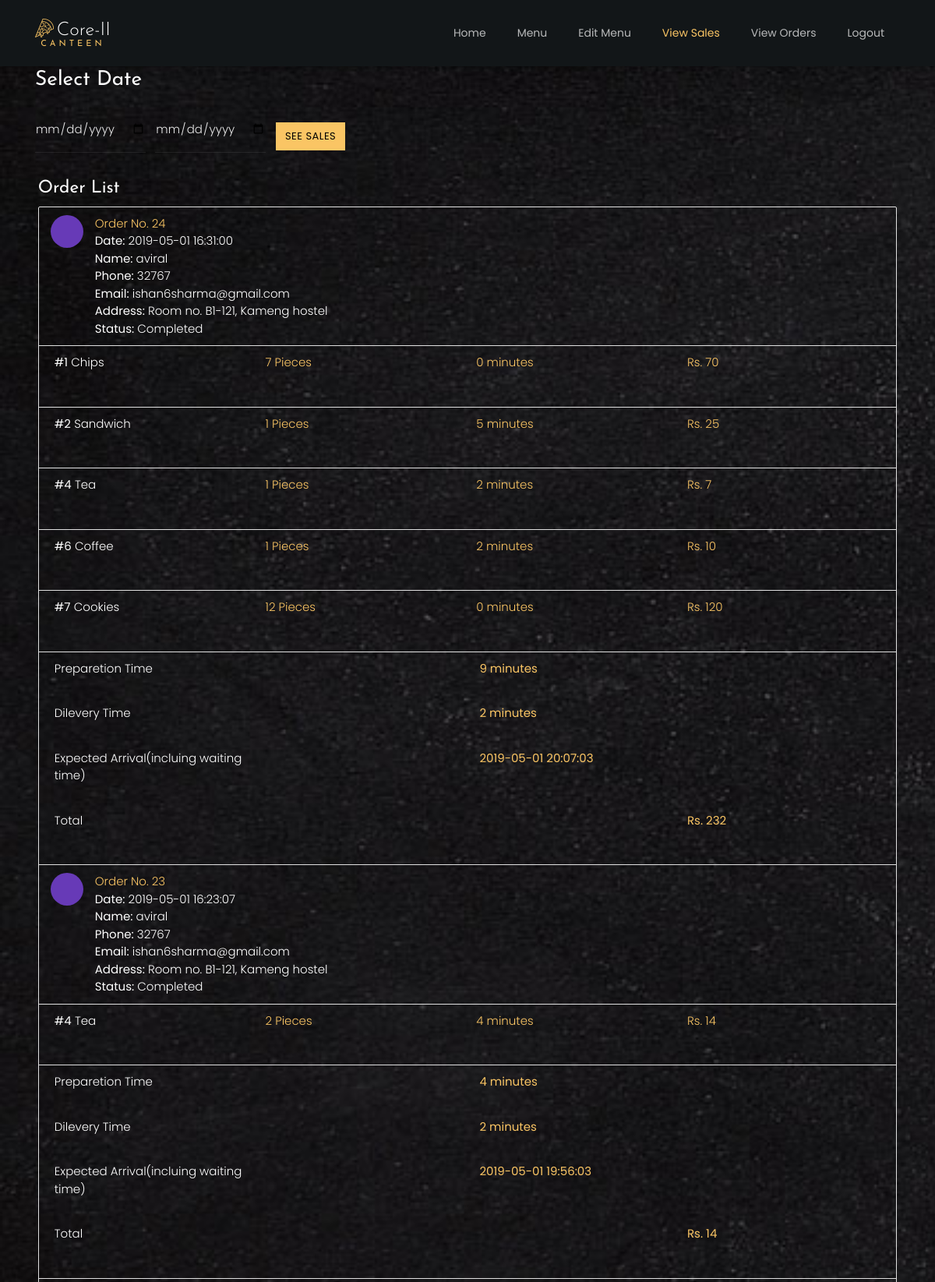
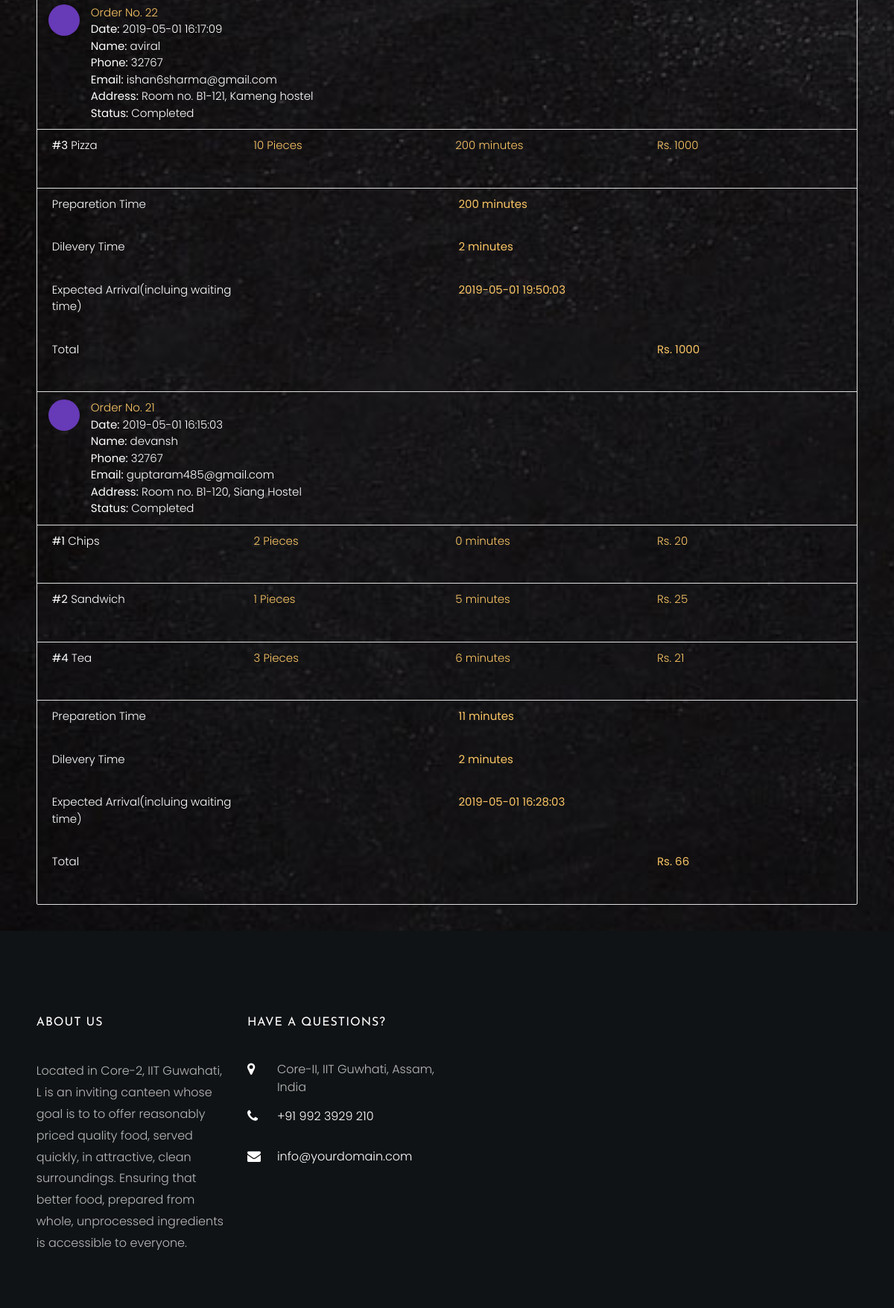
/users/order_admin.php (signed in, upper part), run on the app's committed database (2 pictures, top to bottom).
### tables this page shows
CREATE TABLE `orders` (
  `order_id` int(11) NOT NULL,
  `customer_id` int(11) NOT NULL,
  `address` longtext NOT NULL,
  `total` int(11) NOT NULL,
  `date` datetime NOT NULL DEFAULT CURRENT_TIMESTAMP,
  `duration` int(11) NOT NULL,
  `end_time` datetime DEFAULT NULL
);

CREATE TABLE `users` (
  `user_id` int(11) NOT NULL,
  `name` mediumtext NOT NULL,
  `email` mediumtext NOT NULL,
  `phone` smallint(6) NOT NULL,
  `address` mediumtext NOT NULL,
  `username` varchar(255) NOT NULL,
  `password` longtext NOT NULL
);

CREATE TABLE `order_details` (
  `id` int(11) NOT NULL,
  `order_id` int(11) NOT NULL,
  `item_id` int(11) NOT NULL,
  `quantity` int(11) NOT NULL,
  `price` int(11) NOT NULL,
  `duration` int(11) DEFAULT NULL
);

CREATE TABLE `items` (
  `item_id` int(11) NOT NULL,
  `name` mediumtext NOT NULL,
  `price` int(11) NOT NULL,
  `time` int(11) NOT NULL,
  `quantity` int(11) NOT NULL,
  `image` longblob NOT NULL,
  `info` longtext
);

### users/order_admin.php (the view, shortened to what this page needs)
<?php
  include '../includes/database.php';
?>
<!DOCTYPE html>
<html lang="en">
<head>   <title>Order List</title>
  <link href="css/materialize.min.css" type="text/css" rel="stylesheet" media="screen,projection">
  <link href="css/custom/custom.min.css" type="text/css" rel="stylesheet" media="screen,projection">
  <link href="js/plugins/perfect-scrollbar/perfect-scrollbar.css" type="text/css" rel="stylesheet" media="screen,projection">
    <link rel="stylesheet" href="css/open-iconic-bootstrap.min.css">
    <link rel="stylesheet" href="css/animate.css">
    <link rel="stylesheet" href="css/owl.carousel.min.css">
    <link rel="stylesheet" href="css/owl.theme.default.min.css">
    <link rel="stylesheet" href="css/magnific-popup.css">
    <link rel="stylesheet" href="css/aos.css">
    <link rel="stylesheet" href="css/ionicons.min.css">
    <link rel="stylesheet" href="css/bootstrap-datepicker.css">
    <link rel="stylesheet" href="css/jquery.timepicker.css">
    <link rel="stylesheet" href="css/flaticon.css">
    <link rel="stylesheet" href="css/icomoon.css">
    <link rel="stylesheet" href="css/style.css">
</head>
<body>
  <nav class="navbar navbar-expand-lg navbar-dark ftco_navbar bg-dark ftco-navbar-light" id="ftco-navbar">
        <div class="container">
                   <a class="navbar-brand" href="home.php"><span class="flaticon-pizza-1 mr-1"></span>Core-II<br><small>Canteen</small></a>
          <div class="collapse navbar-collapse" id="ftco-nav">
            <ul class="navbar-nav ml-auto">
                <li class="nav-item"><a href="home.php" class="nav-link">Home</a></li>
            <li class="nav-item"><a href="menu.php" class="nav-link">Menu</a></li>
            <li class="nav-item"><a href="edit_admin.php" class="nav-link">Edit Menu</a></li>
            <li class="nav-item active"><a href="order_admin.php" class="nav-link">View Sales</a></li>
            <li class="nav-item"><a href="order_queue.php" class="nav-link">View Orders</a></li>
            <li class="nav-item"><a href="../includes/logout.php" class="nav-link">Logout</a></li>
          </ul>
          </div>
          </div>
      </nav>
      <section id="content">
        <div class="container">
			<div id="work-collections" class="seaction">
            <h3 class="mb-3">Select Date</h3>
            <form action="../includes/filter_orders.php" method="POST">
              <div class="d-md-flex">
                <div class="form-group">
                  <input type="date" name="start_date" class="form-control" placeholder="From" >
                </div>&nbsp&nbsp&nbsp
                <div class="form-group">
                  <input type="date" name="end_date" class="form-control" placeholder="To" >
                </div>&nbsp&nbsp&nbsp
                <div class="form-group">
                <input type="submit" value="See Sales" style="margin-top: 20px " class="btn btn-primary ">
              </div>
              </div>
            </form>
					<?php
					if(isset($_GET['start'])) {
            $start = $_GET['start'];
            $end =  $_GET['end'];
            $sql = mysqli_query($conn, "SELECT * FROM orders WHERE (CAST(date AS DATE)>='$start') AND (CAST(date AS DATE)<='$end') ORDER BY date DESC ");
          }
          else{
					 $sql = mysqli_query($conn, "SELECT * FROM orders ORDER BY date DESC");
          }
						echo '<div class="row">
                			<div class="col-md-12">
                    			<h4 class="header">Order List</h4>
                    				<ul id="issues-collection" class="collection">';
					while($row = mysqli_fetch_array($sql))
					{
			            $current_date = date('Y-m-d H:i:s', time());
			            $order_date =  $row['date'];
			            $diff = abs(strtotime($current_date) - strtotime($order_date));
			            $customer_id = $row['customer_id'];
			            $sql_customer = mysqli_query($conn, "SELECT * FROM users WHERE user_id= '$customer_id'");
			            while($customer = mysqli_fetch_array($sql_customer)){
			              $customer_name = $customer['name'];
			              $customer_email = $customer['email'];
			              $customer_phone = $customer['phone'];
			            }
						echo '<li class="collection-item avatar">
                              <i class="mdi-content-content-paste deep-purple circle"></i>
                              <span class="collection-header">Order No. '.$row['order_id'].'</span>
                              <p><strong>Date:</strong> '.$row['date'].'</p>
                              <p><strong>Name:</strong> '.$customer_name.'</p>
                              <p><strong>Phone:</strong> '.$customer_phone.'</p>
                              <p><strong>Email:</strong> '.$customer_email.'</p>
							  <p><strong>Address: </strong>'.$row['address'].'</p>';
							  if($diff <= $row['duration']*60){
							  	echo '<p><strong>Status: </strong> Not Completed </p>';
							  }
							  else{
							  	echo '<p><strong>Status: </strong> Completed </p>';
							  }
							  echo '<a href="#" class="secondary-content"><i class="mdi-action-grade"></i></a>
                              </li>';
						$order_id = $row['order_id'];
						$sql1 = mysqli_query($conn, "SELECT * FROM order_details WHERE order_id = $order_id;");
						while($row1 = mysqli_fetch_array($sql1))
						{
							$item_id = $row1['item_id'];
							$sql2 = mysqli_query($conn, "SELECT * FROM items WHERE item_id = $item_id;");
							while($row2 = mysqli_fetch_array($sql2)){
								$item_name = $row2['name'];
							}
							echo '<li class="collection-item">
                            <div class="row">
                            <div class="col s5">
                            <p class="collections-title"><strong>#'.$row1['item_id'].'</strong> '.$item_name.'</p>
                            </div>
                            <div class="col s2">
                            <span>'.$row1['quantity'].' Pieces</span>
                            </div>
                            <div class="col s3">
                            <span>'.$row1['duration'].' minutes</span>
                            </div>
                            <div class="col s2">
                            <span>Rs. '.$row1['price'].'</span>
                            </div>
                            </div>
                            </li>';
						}
								echo'<li class="collection-item">
                                        <div class="row">
                                            <div class="col s6">
                                                <p class="collections-title">Preparetion Time</p>
                                            </div>
                                            <div class="col s2">
                      <span> </span>
                                            </div>
                                            <div class="col s2">
                      <span> <strong>'.$row['duration'].' minutes</strong></span>
                                            </div>
                                            <div class="col s2">
                                            </div>
                                            </div>
                                             <div class="row">
                                            <div class="col s6">
                                                <p class="collections-title">Dilevery Time</p>
                                            </div>
                                            <div class="col s2">
                      <span> </span>
                                            </div>
                                            <div class="col s2">
                      <span> <strong>2 minutes</strong></span>
                                            </div>
                                            <div class="col s2">
                                            </div>
                                            </div>
                                             <div class="row">
                                            <div class="col s6">
                                                <p class="collections-title">Expected Arrival(incluing waiting time)</p>
                                            </div>
                                            <div class="col s2">
                      <span> </span>
                                            </div>
                                            <div class="col s2">
                      <span> <strong>'.$row['end_time'].'</strong></span>
                                            </div>
                                            <div class="col s2">
                                            </div>
                                            </div>
                                        <div class="row">
                                            <div class="col s6">
                                                <p class="collections-title"> Total</p>
                                            </div>
                                            <div class="col s2">
											<span> </span>
                                            </div>
                                            <div class="col s2">
                      <span> </span>
                                            </div>
                                            <div class="col s2">
                                                <span><strong>Rs. '.$row['total'].'</strong></span>
                                            </div>
                                            </div>
                    </li>';
					}
					?>
					 </ul>
                </div>
              </div>
            </div>
        </div>
      </section>
     <?php include('footer.php'); ?>
</body>
</html>

### data on the page
orders: order_id "24", date "2019-05-01 16:31:00", users.name "aviral", users.phone "32767", users.email "ishan6sharma@gmail.com", address "Room no. B1-121, Kameng hostel", shows "Status:", duration "9", end_time "2019-05-01 20:07:03", total "232"
order_details: item "1", item.name "Chips", quantity "7", duration "0", price "70"
order_details: item "2", item.name "Sandwich", quantity "1", duration "5", price "25"
order_details: item "4", item.name "Tea", quantity "1", duration "2", price "7"
order_details: item "6", item.name "Coffee", quantity "1", duration "2", price "10"
order_details: item "7", item.name "Cookies", quantity "12", duration "0", price "120"
orders: order_id "23", date "2019-05-01 16:23:07", users.name "aviral", users.phone "32767", users.email "ishan6sharma@gmail.com", address "Room no. B1-121, Kameng hostel", shows "Status:", duration "4", end_time "2019-05-01 19:56:03", total "14"
order_details: item "4", item.name "Tea", quantity "2", duration "4", price "14"
orders: order_id "22", date "2019-05-01 16:17:09", users.name "aviral", users.phone "32767", users.email "ishan6sharma@gmail.com", address "Room no. B1-121, Kameng hostel", shows "Status:", duration "200", end_time "2019-05-01 19:50:03", total "1000"
order_details: item "3", item.name "Pizza", quantity "10", duration "200", price "1000"
orders: order_id "21", date "2019-05-01 16:15:03", users.name "devansh", users.phone "32767", users.email "guptaram485@gmail.com", address "Room no. B1-120, Siang Hostel", shows "Status:", duration "11", end_time "2019-05-01 16:28:03", total "66"
order_details: item "1", item.name "Chips", quantity "2", duration "0", price "20"
order_details: item "2", item.name "Sandwich", quantity "1", duration "5", price "25"
order_details: item "4", item.name "Tea", quantity "3", duration "6", price "21"
